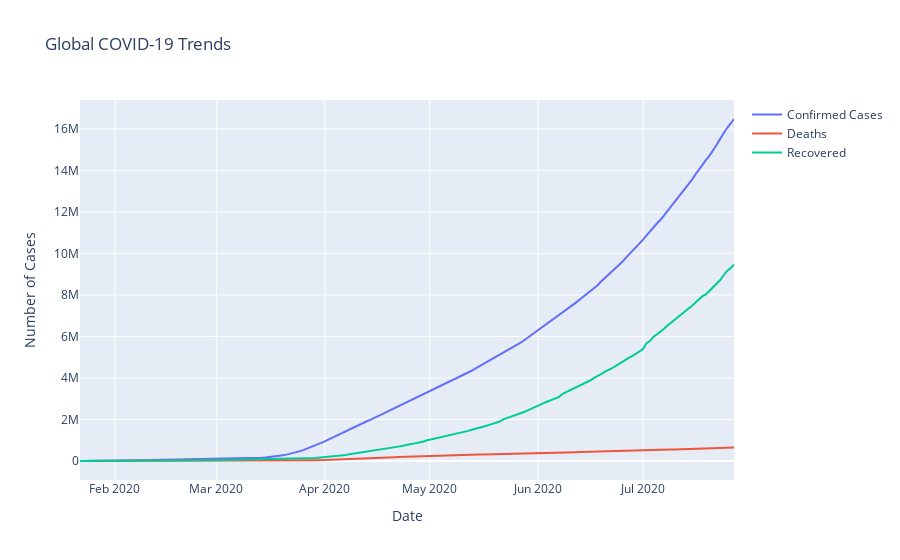

Source (notebook cell):
### Code cell
# Line Plot for Global Trends
fig = go.Figure()
fig.add_trace(go.Scatter(x=global_trends['Date'], y=global_trends['Confirmed'], mode='lines', name='Confirmed Cases'))
fig.add_trace(go.Scatter(x=global_trends['Date'], y=global_trends['Deaths'], mode='lines', name='Deaths'))
fig.add_trace(go.Scatter(x=global_trends['Date'], y=global_trends['Recovered'], mode='lines', name='Recovered'))
fig.update_layout(title="Global COVID-19 Trends", xaxis_title="Date", yaxis_title="Number of Cases")
fig.show()

### Figure 1 — Plotly figure (JSON) as saved in the notebook; plotly's stock layout.template omitted (floating-point values rounded to 4 significant figures; data arrays with more than 128 entries replaced by an {"elided": "..."} marker saying what was removed)
{"data": [{"mode": "lines", "name": "Confirmed Cases", "type": "scatter", "x": {"elided": "188 str values"}, "y": {"elided": "188 int values"}}, {"mode": "lines", "name": "Deaths", "type": "scatter", "x": {"elided": "188 str values"}, "y": {"elided": "188 int values"}}, {"mode": "lines", "name": "Recovered", "type": "scatter", "x": {"elided": "188 str values"}, "y": {"elided": "188 int values"}}], "layout": {"autosize": true, "title": {"text": "Global COVID-19 Trends"}, "xaxis": {"autorange": true, "range": ["2020-01-22", "2020-07-27"], "title": {"text": "Date"}, "type": "date"}, "yaxis": {"autorange": true, "range": [-915600.0, 17400000.0], "title": {"text": "Number of Cases"}, "type": "linear"}}}
